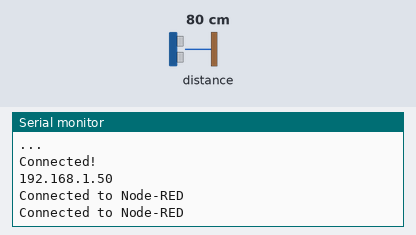
Simulated run of this sketch. Board: ESP32. On the bench: the last lines printed to the serial monitor. The test bench sets the inputs (shaded band); at power-on: distance to the obstacle 80 cm. WiFi joins after 1.5 s; servers stay silent unless stated.

Above: at 2.9 s.
3.0 s: distance to the obstacle set to 2 cm
At 5.5 s:
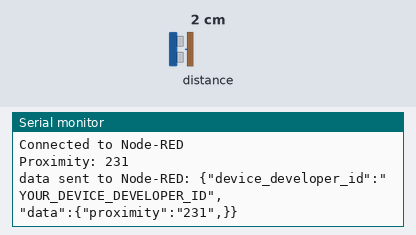
6.6 s: distance to the obstacle set to 4 cm
At 9.5 s:
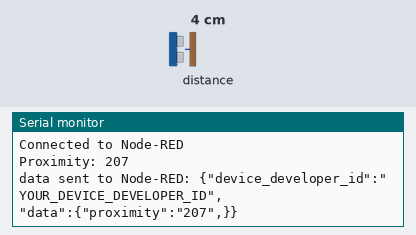

Measured:
- after the input at 3.0 s, the serial monitor: prints a new line after 2.1 s (image 1)
- after the input at 6.6 s, the serial monitor: prints a new line after 1.7 s (image 2)

The sketch:

ESP32-TCPClient_APDS9960.ino
```cpp
#include <WiFi.h>
#include <NetworkClientSecure.h>
#include <Adafruit_APDS9960.h>

const char ssid[] = "YOUR_WIFI_SSID";
const char password[] = "YOUR_WIFI_PASSWORD";
const char* deviceDeveloperID = "YOUR_DEVICE_DEVELOPER_ID";
const char*  serverIP= "YOUR_SERVER_IP_ADDRESS";
const uint16_t serverPORT = 9999;

Adafruit_APDS9960 apds;

long previousMillis = 0;
WiFiClient client;

void connectToWiFi(){
  Serial.print("Connecting to ssid " + String(ssid));
  WiFi.begin(ssid, password);
  while (WiFi.status() != WL_CONNECTED){
    Serial.println("...");
    delay(250);
  }
  Serial.println("Connected!");
}

void setup(){
  Serial.begin(115200);
  if (!apds.begin()){
    Serial.println("Not detecting APDS9960 sensor");
  }
  apds.enableProximity(true);
  connectToWiFi();
  Serial.println(WiFi.localIP());
  serverConnect();
}

void loop(){
  while (client.available()){
    String message = client.readStringUntil('\n');
    Serial.println("Message from Node-RED: " + message); // Print it
  }
  client.stop();
  if (WiFi.status() != WL_CONNECTED){
    connectToWiFi();
  }
  serverConnect();
  delay (3000);
}

void serverConnect(){
  //establish connection in between the client and server
  if (client.connect(serverIP, serverPORT)){
    Serial.println("Connected to Node-RED");
    // Interval 3 second
    if(millis() - previousMillis > 3000){
      previousMillis = millis();
      Serial.println("Proximity: " + String(apds.readProximity()));
      String json = "{\"device_developer_id\":\"" + String(deviceDeveloperID) + "\",\"data\":{";
            json += "\"proximity\":\"" + String(apds.readProximity()) + "\",";
            json += "}}";
      if (json.length() > 0) {
        client.print(json);   // Send data to Node-RED
        Serial.println("data sent to Node-RED: " + json);
      } else {
        Serial.println("data is empty, not sending.");
      }
    }
  } else {
    Serial.println("Failed to connect to Node-RED");
  }
}
```
